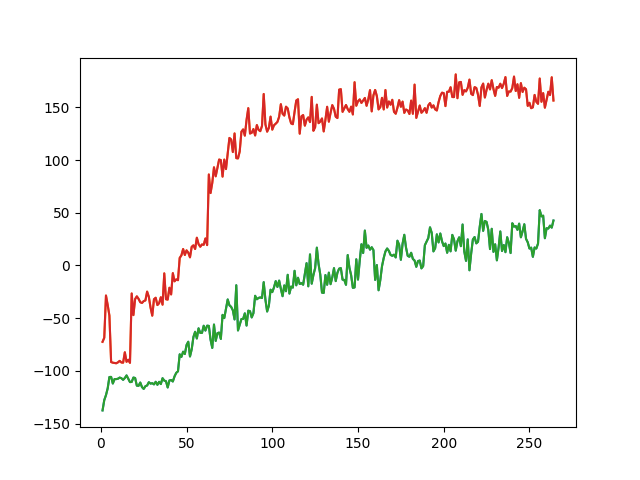

Write Python code to recreate this figure.
import numpy as np
import matplotlib.pyplot as plt
import pickle


def savePickle(name, toSave):
    file = open(name, 'wb')
    pickle.dump(toSave, file)
    file.close()

def loadPickle(name):
    file = open(name, 'rb')
    data = pickle.load(file)
    file.close()
    return data


# In[27]:

def plot(data,name):
    x=[]
    y=[]
    for i in data:
        x.append(i[0])
        y.append(i[1:])
    y = np.array(y)
    for i in range(len(y[0])):
        plt.plot(x,y[:,i:i+1])
    plt.plot(x,y)
    plt.savefig(name + '.png')

plot(loadPickle('plotData'),'plot.png')